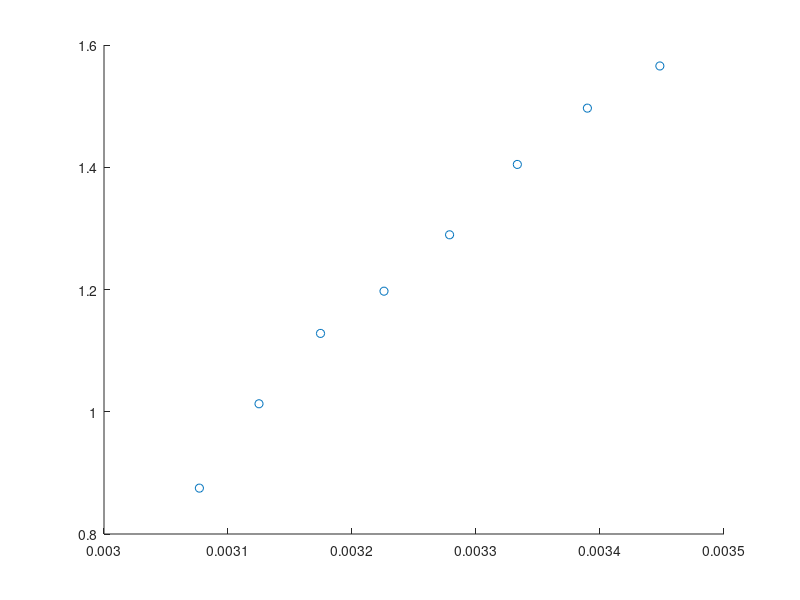

The MATLAB source for this figure: (Note: this script raises an error after producing the figure.)
k = [4.786 4.467 4.074 3.631 3.311 3.090 2.754 2.399];
t = [15 20 25 30 35 40 45 50];

k = log(k);
t = t + 275;
t = t.^(-1);

hold on
scatter(t,k);
plot(fittedmodel);
hold off
xlabel('1/T (1/K)');
ylabel('ln(K)');
set(gca,'FontSize',20)
set(gcf,'color','w');
set(gca, 'fontname', 'times');